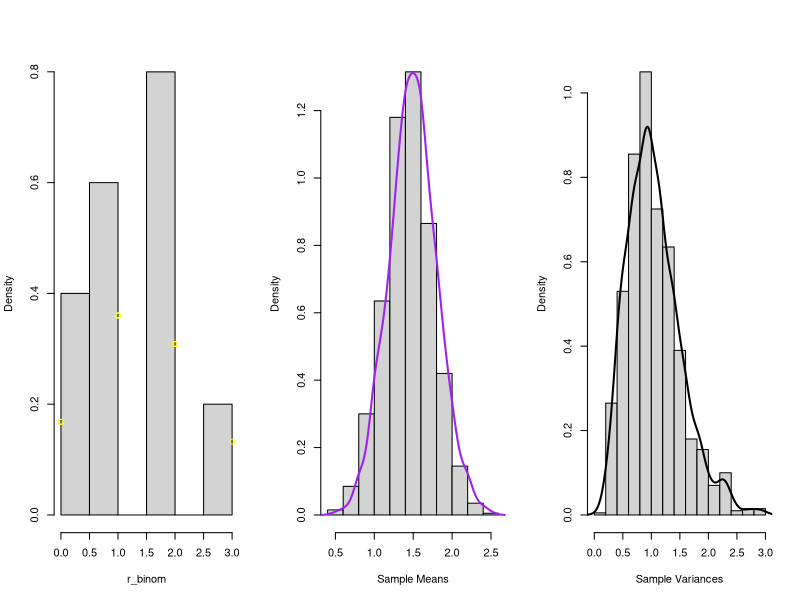

Reproduce this figure in R.
# Sampling distribution of mean when sample is 
# drawing from exponential distribution 
par(mfrow=c(1,3))
set.seed(1822021)
sample_means = rep(NA, 1000)
for(i in 1:1000)
  {
  sample_means[i] = mean(rbinom(10, 5, 0.3))
  }

r_binom <- rbinom(10, 5, 0.3)
hist(r_binom, main = "", xlab = "r_binom", prob = T)
points(r_binom, dbinom(r_binom, 5, 0.3), col="Yellow")

hist(sample_means, main = "", xlab = "Sample Means", prob = T)
lines(density(sample_means), col = "Purple", lwd = 2)


# Sampling distribution of variance when sample is 
# drawing from exponential distribution
sample_vars = rep(NA, 1000)
for(i in 1:1000)
  {
  sample_vars[i] = var(rbinom(10, 5, 0.3))
  }

hist(sample_vars, main = "", xlab = "Sample Variances", prob = T)
lines(density(sample_vars), col = "Black", lwd = 2)
